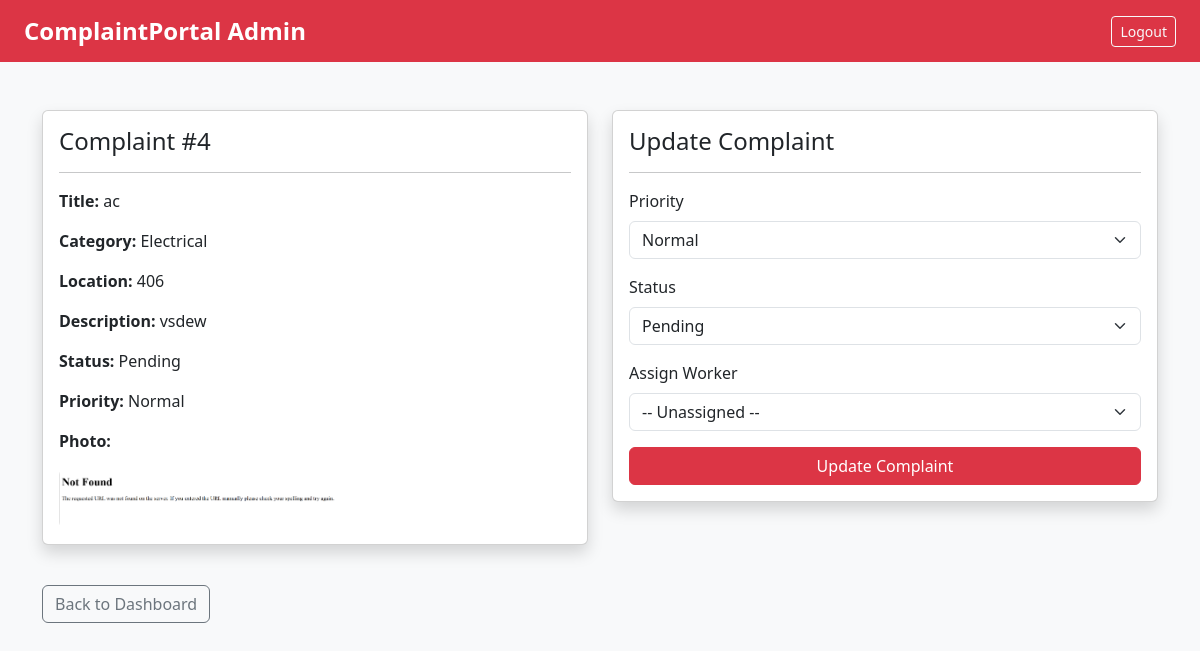
The app's page /admin/complaint/4 (signed in) with its own data.
### app.py (models this page shows)
class Complaint(db.Model):
    id = db.Column(db.Integer, primary_key=True)
    user_id = db.Column(db.Integer, db.ForeignKey('user.id'), nullable=False)
    title = db.Column(db.String(200), nullable=False)
    category = db.Column(db.String(100), nullable=False)
    location = db.Column(db.String(200), nullable=False)
    description = db.Column(db.Text, nullable=False)
    photo = db.Column(db.String(300), nullable=True)
    status = db.Column(db.String(50), default='Pending')
    priority = db.Column(db.String(20), default='Normal')
    assigned_worker_id = db.Column(
        db.Integer, db.ForeignKey('user.id'), nullable=True)
    created_at = db.Column(db.DateTime, default=db.func.now())

### app.py (the view, shortened to what this page needs)
@app.route('/admin/complaint/<int:complaint_id>', methods=['GET', 'POST'])
def manage_complaint(complaint_id):
    if 'user_id' not in session:
        return redirect('/login')
    if session.get('user_role') != 'admin':
        return redirect('/dashboard')
    complaint = Complaint.query.get_or_404(complaint_id)
    workers = User.query.filter_by(role='worker').all()
    return render_template('manage_complaint.html', complaint=complaint, workers=workers)

### templates/manage_complaint.html (shortened to what this page needs)
<!DOCTYPE html>
<html>
<head>
    <link rel="stylesheet" href="https://cdn.jsdelivr.net/npm/bootstrap@5.3.0/dist/css/bootstrap.min.css">
    <link rel="stylesheet" href="{{ url_for('static', filename='css/style.css') }}">
</head>
<body>
<nav class="navbar navbar-dark bg-danger px-4">
    <a class="navbar-brand" href="/">ComplaintPortal Admin</a>
    <div>
        <a href="/logout" class="btn btn-outline-light btn-sm">Logout</a>
    </div>
</nav>
<div class="container mt-5">
    <div class="row">
        <div class="col-md-6">
            <div class="card shadow mb-4">
                <div class="card-body">
                    <h4 class="card-title">Complaint #{{ complaint.id }}</h4>
                    <hr>
                    <p><strong>Title:</strong> {{ complaint.title }}</p>
                    <p><strong>Category:</strong> {{ complaint.category }}</p>
                    <p><strong>Location:</strong> {{ complaint.location }}</p>
                    <p><strong>Description:</strong> {{ complaint.description }}</p>
                    <p><strong>Status:</strong> {{ complaint.status }}</p>
                    <p><strong>Priority:</strong> {{ complaint.priority }}</p>
                    {% if complaint.photo %}
                        <p><strong>Photo:</strong></p>
                        <img src="{{ url_for('static', filename='uploads/' + complaint.photo) }}" class="img-fluid rounded" style="max-width: 300px;">
                    {% endif %}
                </div>
            </div>
        </div>
        <div class="col-md-6">
            <div class="card shadow">
                <div class="card-body">
                    <h4 class="card-title">Update Complaint</h4>
                    <hr>
                    <form method="POST">
                        <div class="mb-3">
                            <label class="form-label">Priority</label>
                            <select name="priority" class="form-select">
                                <option value="Normal" {% if complaint.priority == 'Normal' %}selected{% endif %}>Normal</option>
                            </select>
                        </div>
                        <div class="mb-3">
                            <label class="form-label">Status</label>
                            <select name="status" class="form-select">
                                <option value="Pending" {% if complaint.status == 'Pending' %}selected{% endif %}>Pending</option>
                            </select>
                        </div>
                        <div class="mb-3">
                            <label class="form-label">Assign Worker</label>
                            <select name="worker_id" class="form-select">
                                <option value="">-- Unassigned --</option>
                            </select>
                        </div>
                        <button type="submit" class="btn btn-danger w-100">Update Complaint</button>
                    </form>
                </div>
            </div>
        </div>
    </div>
    <a href="/admin/dashboard" class="btn btn-outline-secondary mt-3">Back to Dashboard</a>
</div>
</body>
</html>

### static/css/style.css (style rules this page uses)
body { background-color: #f8f9fa; }
.navbar-brand { font-weight: bold; font-size: 1.5rem; }

### records on screen
Complaint: id "4", title "ac", category "Electrical", location "406", description "vsdew", status "Pending", priority "Normal", photo (picture)
